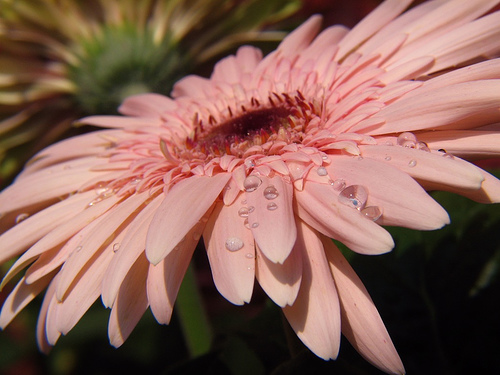
#> input picture ML_Project/datasets/images/1374193928_a52320eafa.jpg, 500 x 375 px; its folder holds only this picture in this run
$ python -i feature_extraction.py   (imports and definitions only)
#> lines starting #> are read from the running program, lines starting #| are printed output that depends on the picture
from pathlib import Path
from typing import Dict, Iterable, List, Tuple

import numpy as np

from config import PROJECT_CONFIG
from src.image.image_preprocessing import load_and_resize_image


RGB_HISTOGRAM_BINS = 16
GRAYSCALE_HISTOGRAM_BINS = 32
LOCAL_GRID_SIZE = 4
HOG_CELL_SIZE = 16
HOG_ORIENTATION_BINS = 9


# [35 lines left out: function get_image_feature_names, not called in this run]


def extract_local_color_features(image: np.ndarray) -> List[float]:
    features: List[float] = []
    height, width, _ = image.shape
    cell_height = height // LOCAL_GRID_SIZE
    cell_width = width // LOCAL_GRID_SIZE

    for row in range(LOCAL_GRID_SIZE):
        for column in range(LOCAL_GRID_SIZE):
            patch = image[
                row * cell_height : (row + 1) * cell_height,
                column * cell_width : (column + 1) * cell_width,
                :,
            ]
            for channel_index in range(3):
                channel = patch[:, :, channel_index]
                features.append(float(np.mean(channel)))
                features.append(float(np.std(channel)))
    return features


def extract_simple_hog_features(grayscale: np.ndarray) -> List[float]:
    gradient_y, gradient_x = np.gradient(grayscale)
    magnitude = np.sqrt(gradient_x**2 + gradient_y**2)
    orientation = (np.degrees(np.arctan2(gradient_y, gradient_x)) + 180.0) % 180.0

    height, width = grayscale.shape
    cells_y = height // HOG_CELL_SIZE
    cells_x = width // HOG_CELL_SIZE
    features: List[float] = []

    for row in range(cells_y):
        for column in range(cells_x):
            magnitude_patch = magnitude[
                row * HOG_CELL_SIZE : (row + 1) * HOG_CELL_SIZE,
                column * HOG_CELL_SIZE : (column + 1) * HOG_CELL_SIZE,
            ]
            orientation_patch = orientation[
                row * HOG_CELL_SIZE : (row + 1) * HOG_CELL_SIZE,
                column * HOG_CELL_SIZE : (column + 1) * HOG_CELL_SIZE,
            ]
            histogram, _ = np.histogram(
                orientation_patch,
                bins=HOG_ORIENTATION_BINS,
                range=(0.0, 180.0),
                weights=magnitude_patch,
            )
            norm = np.linalg.norm(histogram) + 1e-8
            features.extend((histogram / norm).tolist())
    return features


def extract_single_image_features_from_array(image: np.ndarray) -> np.ndarray:
    features: List[float] = []

    for channel_index in range(3):
        histogram, _ = np.histogram(
            image[:, :, channel_index],
            bins=RGB_HISTOGRAM_BINS,
            range=(0.0, 1.0),
            density=True,
        )
        features.extend(histogram.tolist())

    grayscale = (
        0.299 * image[:, :, 0]
        + 0.587 * image[:, :, 1]
        + 0.114 * image[:, :, 2]
    )
    grayscale_histogram, _ = np.histogram(
        grayscale,
        bins=GRAYSCALE_HISTOGRAM_BINS,
        range=(0.0, 1.0),
        density=True,
    )
    features.extend(grayscale_histogram.tolist())

    for channel_index in range(3):
        channel = image[:, :, channel_index]
        features.extend(
            [
                float(np.mean(channel)),
                float(np.std(channel)),
                float(np.min(channel)),
                float(np.max(channel)),
            ]
        )

    horizontal_gradient = np.diff(grayscale, axis=1)
    vertical_gradient = np.diff(grayscale, axis=0)
    horizontal_core = horizontal_gradient[:-1, :]
    vertical_core = vertical_gradient[:, :-1]
    gradient_magnitude = np.sqrt(horizontal_core**2 + vertical_core**2)
    edge_density = float(np.mean(gradient_magnitude > 0.20))

    features.extend(
        [
            float(np.mean(grayscale)),
            float(np.std(grayscale)),
            float(np.mean(gradient_magnitude)),
            float(np.std(gradient_magnitude)),
            edge_density,
        ]
    )
    features.extend(extract_local_color_features(image))
    features.extend(extract_simple_hog_features(grayscale))

    return np.asarray(features, dtype=np.float32)


def extract_single_image_features(path: Path) -> np.ndarray:
    image = load_and_resize_image(path)
    return extract_single_image_features_from_array(image)


def extract_features_from_paths(paths: Iterable[Path]) -> Tuple[np.ndarray, List[str]]:
    feature_rows = [extract_single_image_features(path) for path in paths]
    return np.vstack(feature_rows), get_image_feature_names()


# [11 lines left out: function describe_image_feature_extraction, not called in this run]

>>> import cv2
>>> picture = cv2.imread('../../datasets/images/1374193928_a52320eafa.jpg')
#> picture is the input picture: shape (375, 500, 3); mean B, G, R 88.6, 99.2, 138.5
>>> result = extract_single_image_features_from_array(picture)
#> the loop in extract_single_image_features_from_array, `for channel_index in range(3):` made 3 passes
#> histogram on passes 1 to 3: [5.23, 0, 0, 0, 0, 0, 0, 0, 0, 0, 0, 0, 0, 0, 0, 10.77], [6.65, 0, 0, 0, 0, 0, 0, 0, 0, 0, 0, 0, 0, 0, 0, 9.35], [6.92, 0, 0, 0, 0, 0, 0, 0, 0, 0, 0, 0, 0, 0, 0, 9.08]
#> after the loop in extract_single_image_features_from_array, `for channel_index in range(3):`: features = 48 values, max 10.77 at index 15, min 0 at index 1, mean 1
#> in extract_single_image_features_from_array, `grayscale = ( 0.299 * image[:, :, 0] + 0.587 * image[:, :, 1] + 0.114 ..`:
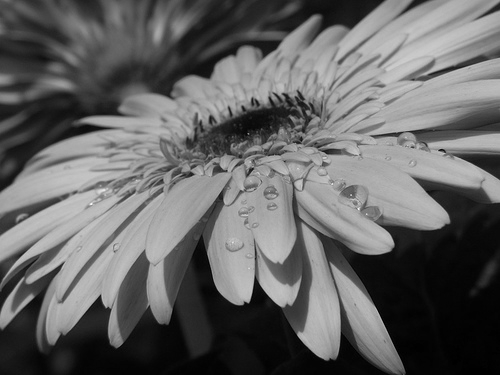
#> grayscale: shape (375, 500) float64; min 0, max 246.4, mean 100.5
#> in extract_single_image_features_from_array, `grayscale_histogram, _ = np.histogram( grayscale, bins=GRAYSCALE_HISTO..`: grayscale_histogram = 32 values, max 24.99 at index 16, min 0 at index 1, mean 1
#> the loop in extract_single_image_features_from_array, `for channel_index in range(3):` made 3 passes
#> pass 3, in extract_single_image_features_from_array, `channel = image[:, :, channel_index]`:
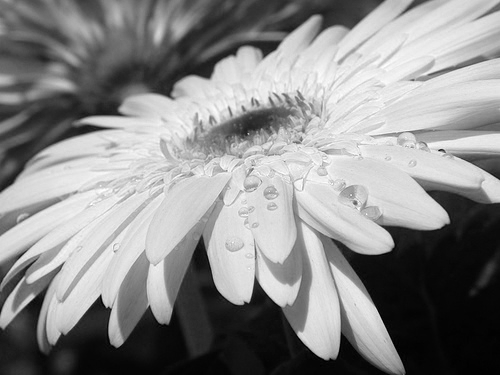
#> channel: shape (375, 500); min 0, max 255, mean 138.5
#> after the loop in extract_single_image_features_from_array, `for channel_index in range(3):`: features = 92 values, max 255 at index 91, min 0 at index 1, mean 14.99
#> in extract_single_image_features_from_array, `gradient_magnitude = np.sqrt(horizontal_core**2 + vertical_core**2)`:
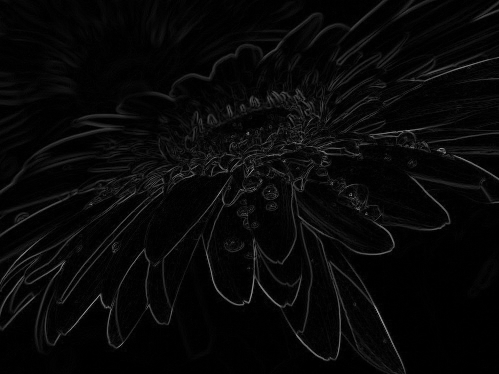
#> gradient_magnitude: shape (374, 499) float64; min 0, max 164.8, mean 8.3
#> in extract_single_image_features_from_array, `edge_density = float(np.mean(gradient_magnitude > 0.20))`: edge_density = 0.953
#> after the loop in extract_local_color_features, `for row in range(LOCAL_GRID_SIZE):`:
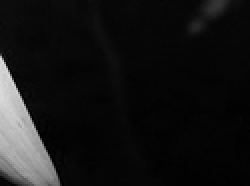
#> channel: shape (93, 125) (shown 2 times larger); min 0, max 227, mean 20.5
#> after the loop in extract_local_color_features, `for row in range(LOCAL_GRID_SIZE):`: features = 96 values, max 208 at index 22, min 15.23 at index 92, mean 80.87
#> in extract_simple_hog_features, `gradient_y, gradient_x = np.gradient(grayscale)`:
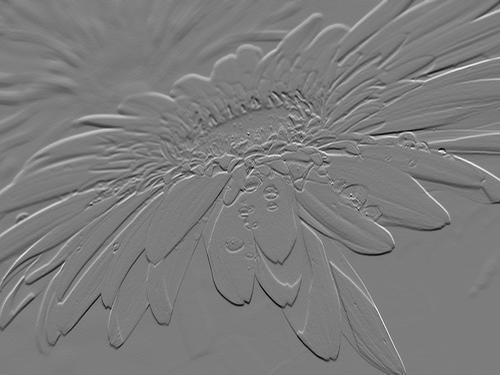
#> gradient_y: shape (375, 500) float64; min -81.92, max 85.36, mean -0.2; drawn with min black and max white
#> in extract_simple_hog_features, `gradient_y, gradient_x = np.gradient(grayscale)`:
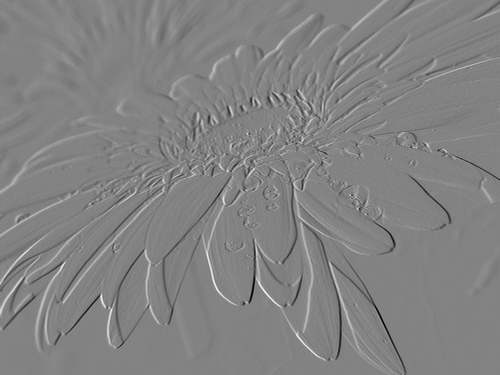
#> gradient_x: shape (375, 500) float64; min -94.55, max 89.65, mean 0; drawn with min black and max white
#> in extract_simple_hog_features, `orientation = (np.degrees(np.arctan2(gradient_y, gradient_x)) + 180.0)..`:
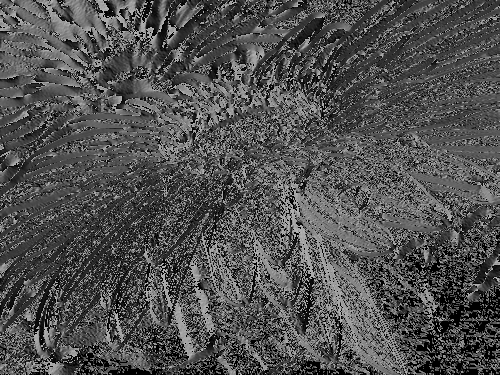
#> orientation: shape (375, 500) float64; min 0, max 180, mean 81.1
#> after the loop in extract_simple_hog_features, `for row in range(cells_y):`: features = 6417 values, max 0.999 at index 479, min 0 at index 1058, mean 0.229
#> result = 6610 values, max 255 at index 91, min 0 at index 1, mean 1.63

$ run again, on ML_Project/datasets/images/14816364517_2423021484_m.jpg
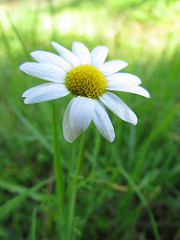
#> input picture ML_Project/datasets/images/14816364517_2423021484_m.jpg, 180 x 240 px
#> picture is the input picture: shape (240, 180, 3); mean B, G, R 86.9, 147.9, 113.1
#> the loop in extract_single_image_features_from_array, `for channel_index in range(3):` made 3 passes
#> histogram on pass 1: [13.46, 0, 0, 0, 0, 0, 0, 0, 0, 0, 0, 0, 0, 0, 0, 2.54]
#> after the loop in extract_single_image_features_from_array, `for channel_index in range(3):`: features = 48 items, first 6: 13.46, 0, 0, 0, 0, 0
#> after the loop in extract_single_image_features_from_array, `for channel_index in range(3):`: features = 92 items, first 6: 13.46, 0, 0, 0, 0, 0
#> in extract_single_image_features_from_array, `gradient_magnitude = np.sqrt(horizontal_core**2 + vertical_core**2)`:
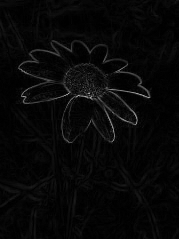
#> gradient_magnitude: shape (239, 179) float64; min 0, max 174.2, mean 8.1
#> edge_density = 0.997
#> after the loop in extract_local_color_features, `for row in range(LOCAL_GRID_SIZE):`: features = 96 values, max 236.7 at index 20, min 10.23 at index 85, mean 75.34
#> in extract_simple_hog_features, `orientation = (np.degrees(np.arctan2(gradient_y, gradient_x)) + 180.0)..`:
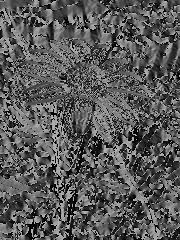
#> orientation: shape (240, 180) float64; min 0, max 180, mean 89.7
#> after the loop in extract_simple_hog_features, `for row in range(cells_y):`: features = 1485 values, max 0.962 at index 754, min 0.00259 at index 650, mean 0.27

$ run again, on ML_Project/datasets/images/169371301_d9b91a2a42.jpg
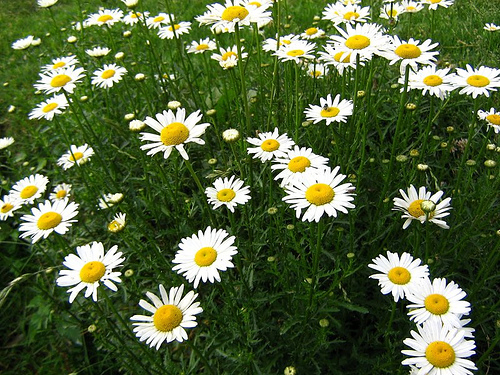
#> input picture ML_Project/datasets/images/169371301_d9b91a2a42.jpg, 500 x 375 px
#> picture is the input picture: shape (375, 500, 3); mean B, G, R 60.2, 102.1, 86.3
#> the loop in extract_single_image_features_from_array, `for channel_index in range(3):` made 3 passes
#> histogram on passes 1 to 3: [12.92, 0, 0, 0, 0, 0, 0, 0, 0, 0, 0, 0, 0, 0, 0, 3.08], [6.45, 0, 0, 0, 0, 0, 0, 0, 0, 0, 0, 0, 0, 0, 0, 9.55], [11.94, 0, 0, 0, 0, 0, 0, 0, 0, 0, 0, 0, 0, 0, 0, 4.06]
#> after the loop in extract_single_image_features_from_array, `for channel_index in range(3):`: features = 48 values, max 12.92 at index 0, min 0 at index 1, mean 1
#> grayscale_histogram = 32 values, max 16 at index 18, min 0 at index 1, mean 1
#> after the loop in extract_single_image_features_from_array, `for channel_index in range(3):`: features = 92 values, max 255 at index 83, min 0 at index 1, mean 14.54
#> edge_density = 0.999
#> after the loop in extract_local_color_features, `for row in range(LOCAL_GRID_SIZE):`:
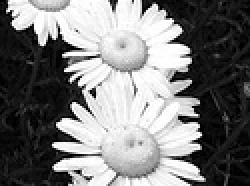
#> channel: shape (93, 125) (shown 2 times larger); min 0, max 255, mean 122.8
#> after the loop in extract_local_color_features, `for row in range(LOCAL_GRID_SIZE):`: features = 96 values, max 145.2 at index 14, min 12.54 at index 84, mean 78.11
#> in extract_simple_hog_features, `orientation = (np.degrees(np.arctan2(gradient_y, gradient_x)) + 180.0)..`:
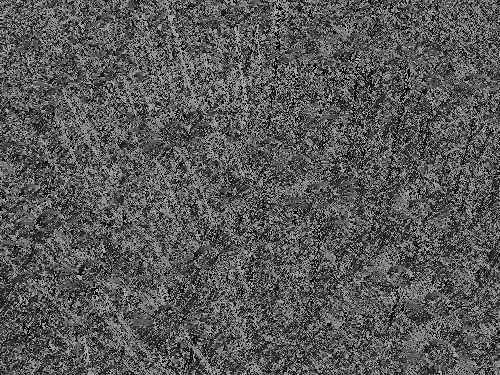
#> orientation: shape (375, 500) float64; min 0, max 180, mean 88.4
#> after the loop in extract_simple_hog_features, `for row in range(cells_y):`: features = 6417 values, max 0.914 at index 4745, min 0.0102 at index 3517, mean 0.303
#> result = 6610 values, max 255 at index 83, min 0 at index 1, mean 1.67

$ run again, on ML_Project/datasets/images/171972704_389cf7a953.jpg
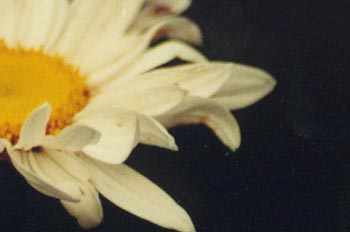
#> input picture ML_Project/datasets/images/171972704_389cf7a953.jpg, 350 x 232 px
#> picture is the input picture: shape (232, 350, 3); mean B, G, R 74.9, 103.2, 112.8
#> the loop in extract_single_image_features_from_array, `for channel_index in range(3):` made 3 passes
#> histogram on pass 1: [13.33, 0, 0, 0, 0, 0, 0, 0, 0, 0, 0, 0, 0, 0, 0, 2.67]
#> after the loop in extract_single_image_features_from_array, `for channel_index in range(3):`: features = 48 items, first 6: 13.33, 0, 0, 0, 0, 0
#> after the loop in extract_single_image_features_from_array, `for channel_index in range(3):`: features = 92 items, first 6: 13.33, 0, 0, 0, 0, 0
#> edge_density = 0.905
#> after the loop in extract_local_color_features, `for row in range(LOCAL_GRID_SIZE):`: features = 96 values, max 224 at index 4, min 1.73 at index 23, mean 66.32
#> in extract_simple_hog_features, `orientation = (np.degrees(np.arctan2(gradient_y, gradient_x)) + 180.0)..`:
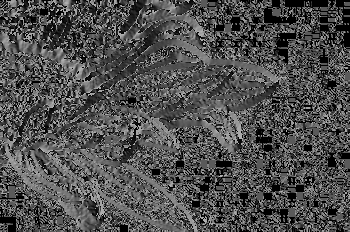
#> orientation: shape (232, 350) float64; min 0, max 180, mean 79.2
#> after the loop in extract_simple_hog_features, `for row in range(cells_y):`: features = 2646 values, max 0.988 at index 681, min 0 at index 188, mean 0.266
